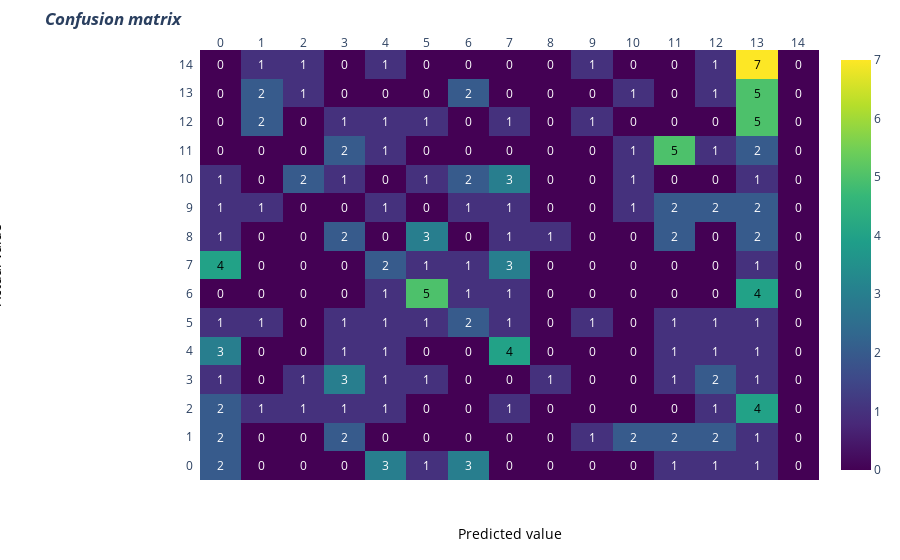

The notebook cell saved with this chart:
### Code cell
import plotly.figure_factory as ff
# invert z idx values

z= cm

# invert z idx values
#z = z[::-1]

x= [0,1,2,3,4,5,6,7,8,9,10,11,12,13,14]
y1=x
#y =x[::-1].copy() # invert idx values of x
#print(y)
#y=x
# change each element of z to type string for annotations
z_text = [[str(y1) for y1 in x] for x in z]

# set up figure
fig = ff.create_annotated_heatmap(z, x=x, y=y1, annotation_text=z_text, colorscale='Viridis')

# add title
fig.update_layout(title_text='<i><b>Confusion matrix</b></i>',
                  #xaxis = dict(title='x'),
                  #yaxis = dict(title='x')
                 )

# add custom xaxis title
fig.add_annotation(dict(font=dict(color="black",size=14),
                        x=0.5,
                        y=-0.15,
                        showarrow=False,
                        text="Predicted value",
                        xref="paper",
                        yref="paper"))

# add custom yaxis title
fig.add_annotation(dict(font=dict(color="black",size=14),
                        x=-0.35,
                        y=0.5,
                        showarrow=False,
                        text="Actual value",
                        textangle=-90,
                        xref="paper",
                        yref="paper"))

# adjust margins to make room for yaxis title
fig.update_layout(margin=dict(t=50, l=200))

# add colorbar
fig['data'][0]['showscale'] = True
fig.show()

### Figure 1 — Plotly figure (JSON) as saved in the notebook; plotly's stock layout.template omitted (floating-point values rounded to 4 significant figures; data arrays with more than 128 entries replaced by an {"elided": "..."} marker saying what was removed)
{"data": [{"colorscale": [[0, "#440154"], [0.1111, "#482878"], [0.2222, "#3e4989"], [0.3333, "#31688e"], [0.4444, "#26828e"], [0.5556, "#1f9e89"], [0.6667, "#35b779"], [0.7778, "#6ece58"], [0.8889, "#b5de2b"], [1, "#fde725"]], "reversescale": false, "showscale": true, "type": "heatmap", "x": [0, 1, 2, 3, 4, 5, 6, 7, 8, 9, 10, 11, 12, 13, 14], "y": [0, 1, 2, 3, 4, 5, 6, 7, 8, 9, 10, 11, 12, 13, 14], "z": {"elided": "15x15 int values"}}], "layout": {"annotations": [{"font": {"color": "#FFFFFF"}, "showarrow": false, "text": "2", "x": 0, "xref": "x", "y": 0, "yref": "y"}, {"font": {"color": "#FFFFFF"}, "showarrow": false, "text": "0", "x": 1, "xref": "x", "y": 0, "yref": "y"}, {"font": {"color": "#FFFFFF"}, "showarrow": false, "text": "0", "x": 2, "xref": "x", "y": 0, "yref": "y"}, {"font": {"color": "#FFFFFF"}, "showarrow": false, "text": "0", "x": 3, "xref": "x", "y": 0, "yref": "y"}, {"font": {"color": "#FFFFFF"}, "showarrow": false, "text": "3", "x": 4, "xref": "x", "y": 0, "yref": "y"}, {"font": {"color": "#FFFFFF"}, "showarrow": false, "text": "1", "x": 5, "xref": "x", "y": 0, "yref": "y"}, {"font": {"color": "#FFFFFF"}, "showarrow": false, "text": "3", "x": 6, "xref": "x", "y": 0, "yref": "y"}, {"font": {"color": "#FFFFFF"}, "showarrow": false, "text": "0", "x": 7, "xref": "x", "y": 0, "yref": "y"}, {"font": {"color": "#FFFFFF"}, "showarrow": false, "text": "0", "x": 8, "xref": "x", "y": 0, "yref": "y"}, {"font": {"color": "#FFFFFF"}, "showarrow": false, "text": "0", "x": 9, "xref": "x", "y": 0, "yref": "y"}, {"font": {"color": "#FFFFFF"}, "showarrow": false, "text": "0", "x": 10, "xref": "x", "y": 0, "yref": "y"}, {"font": {"color": "#FFFFFF"}, "showarrow": false, "text": "1", "x": 11, "xref": "x", "y": 0, "yref": "y"}, {"font": {"color": "#FFFFFF"}, "showarrow": false, "text": "1", "x": 12, "xref": "x", "y": 0, "yref": "y"}, {"font": {"color": "#FFFFFF"}, "showarrow": false, "text": "1", "x": 13, "xref": "x", "y": 0, "yref": "y"}, {"font": {"color": "#FFFFFF"}, "showarrow": false, "text": "0", "x": 14, "xref": "x", "y": 0, "yref": "y"}, {"font": {"color": "#FFFFFF"}, "showarrow": false, "text": "2", "x": 0, "xref": "x", "y": 1, "yref": "y"}, {"font": {"color": "#FFFFFF"}, "showarrow": false, "text": "0", "x": 1, "xref": "x", "y": 1, "yref": "y"}, {"font": {"color": "#FFFFFF"}, "showarrow": false, "text": "0", "x": 2, "xref": "x", "y": 1, "yref": "y"}, {"font": {"color": "#FFFFFF"}, "showarrow": false, "text": "2", "x": 3, "xref": "x", "y": 1, "yref": "y"}, {"font": {"color": "#FFFFFF"}, "showarrow": false, "text": "0", "x": 4, "xref": "x", "y": 1, "yref": "y"}, {"font": {"color": "#FFFFFF"}, "showarrow": false, "text": "0", "x": 5, "xref": "x", "y": 1, "yref": "y"}, {"font": {"color": "#FFFFFF"}, "showarrow": false, "text": "0", "x": 6, "xref": "x", "y": 1, "yref": "y"}, {"font": {"color": "#FFFFFF"}, "showarrow": false, "text": "0", "x": 7, "xref": "x", "y": 1, "yref": "y"}, {"font": {"color": "#FFFFFF"}, "showarrow": false, "text": "0", "x": 8, "xref": "x", "y": 1, "yref": "y"}, {"font": {"color": "#FFFFFF"}, "showarrow": false, "text": "1", "x": 9, "xref": "x", "y": 1, "yref": "y"}, {"font": {"color": "#FFFFFF"}, "showarrow": false, "text": "2", "x": 10, "xref": "x", "y": 1, "yref": "y"}, {"font": {"color": "#FFFFFF"}, "showarrow": false, "text": "2", "x": 11, "xref": "x", "y": 1, "yref": "y"}, {"font": {"color": "#FFFFFF"}, "showarrow": false, "text": "2", "x": 12, "xref": "x", "y": 1, "yref": "y"}, {"font": {"color": "#FFFFFF"}, "showarrow": false, "text": "1", "x": 13, "xref": "x", "y": 1, "yref": "y"}, {"font": {"color": "#FFFFFF"}, "showarrow": false, "text": "0", "x": 14, "xref": "x", "y": 1, "yref": "y"}, {"font": {"color": "#FFFFFF"}, "showarrow": false, "text": "2", "x": 0, "xref": "x", "y": 2, "yref": "y"}, {"font": {"color": "#FFFFFF"}, "showarrow": false, "text": "1", "x": 1, "xref": "x", "y": 2, "yref": "y"}, {"font": {"color": "#FFFFFF"}, "showarrow": false, "text": "1", "x": 2, "xref": "x", "y": 2, "yref": "y"}, {"font": {"color": "#FFFFFF"}, "showarrow": false, "text": "1", "x": 3, "xref": "x", "y": 2, "yref": "y"}, {"font": {"color": "#FFFFFF"}, "showarrow": false, "text": "1", "x": 4, "xref": "x", "y": 2, "yref": "y"}, {"font": {"color": "#FFFFFF"}, "showarrow": false, "text": "0", "x": 5, "xref": "x", "y": 2, "yref": "y"}, {"font": {"color": "#FFFFFF"}, "showarrow": false, "text": "0", "x": 6, "xref": "x", "y": 2, "yref": "y"}, {"font": {"color": "#FFFFFF"}, "showarrow": false, "text": "1", "x": 7, "xref": "x", "y": 2, "yref": "y"}, {"font": {"color": "#FFFFFF"}, "showarrow": false, "text": "0", "x": 8, "xref": "x", "y": 2, "yref": "y"}, {"font": {"color": "#FFFFFF"}, "showarrow": false, "text": "0", "x": 9, "xref": "x", "y": 2, "yref": "y"}, {"font": {"color": "#FFFFFF"}, "showarrow": false, "text": "0", "x": 10, "xref": "x", "y": 2, "yref": "y"}, {"font": {"color": "#FFFFFF"}, "showarrow": false, "text": "0", "x": 11, "xref": "x", "y": 2, "yref": "y"}, {"font": {"color": "#FFFFFF"}, "showarrow": false, "text": "1", "x": 12, "xref": "x", "y": 2, "yref": "y"}, {"font": {"color": "#000000"}, "showarrow": false, "text": "4", "x": 13, "xref": "x", "y": 2, "yref": "y"}, {"font": {"color": "#FFFFFF"}, "showarrow": false, "text": "0", "x": 14, "xref": "x", "y": 2, "yref": "y"}, {"font": {"color": "#FFFFFF"}, "showarrow": false, "text": "1", "x": 0, "xref": "x", "y": 3, "yref": "y"}, {"font": {"color": "#FFFFFF"}, "showarrow": false, "text": "0", "x": 1, "xref": "x", "y": 3, "yref": "y"}, {"font": {"color": "#FFFFFF"}, "showarrow": false, "text": "1", "x": 2, "xref": "x", "y": 3, "yref": "y"}, {"font": {"color": "#FFFFFF"}, "showarrow": false, "text": "3", "x": 3, "xref": "x", "y": 3, "yref": "y"}, {"font": {"color": "#FFFFFF"}, "showarrow": false, "text": "1", "x": 4, "xref": "x", "y": 3, "yref": "y"}, {"font": {"color": "#FFFFFF"}, "showarrow": false, "text": "1", "x": 5, "xref": "x", "y": 3, "yref": "y"}, {"font": {"color": "#FFFFFF"}, "showarrow": false, "text": "0", "x": 6, "xref": "x", "y": 3, "yref": "y"}, {"font": {"color": "#FFFFFF"}, "showarrow": false, "text": "0", "x": 7, "xref": "x", "y": 3, "yref": "y"}, {"font": {"color": "#FFFFFF"}, "showarrow": false, "text": "1", "x": 8, "xref": "x", "y": 3, "yref": "y"}, {"font": {"color": "#FFFFFF"}, "showarrow": false, "text": "0", "x": 9, "xref": "x", "y": 3, "yref": "y"}, {"font": {"color": "#FFFFFF"}, "showarrow": false, "text": "0", "x": 10, "xref": "x", "y": 3, "yref": "y"}, {"font": {"color": "#FFFFFF"}, "showarrow": false, "text": "1", "x": 11, "xref": "x", "y": 3, "yref": "y"}, {"font": {"color": "#FFFFFF"}, "showarrow": false, "text": "2", "x": 12, "xref": "x", "y": 3, "yref": "y"}, {"font": {"color": "#FFFFFF"}, "showarrow": false, "text": "1", "x": 13, "xref": "x", "y": 3, "yref": "y"}, {"font": {"color": "#FFFFFF"}, "showarrow": false, "text": "0", "x": 14, "xref": "x", "y": 3, "yref": "y"}, {"font": {"color": "#FFFFFF"}, "showarrow": false, "text": "3", "x": 0, "xref": "x", "y": 4, "yref": "y"}, {"font": {"color": "#FFFFFF"}, "showarrow": false, "text": "0", "x": 1, "xref": "x", "y": 4, "yref": "y"}, {"font": {"color": "#FFFFFF"}, "showarrow": false, "text": "0", "x": 2, "xref": "x", "y": 4, "yref": "y"}, {"font": {"color": "#FFFFFF"}, "showarrow": false, "text": "1", "x": 3, "xref": "x", "y": 4, "yref": "y"}, {"font": {"color": "#FFFFFF"}, "showarrow": false, "text": "1", "x": 4, "xref": "x", "y": 4, "yref": "y"}, {"font": {"color": "#FFFFFF"}, "showarrow": false, "text": "0", "x": 5, "xref": "x", "y": 4, "yref": "y"}, {"font": {"color": "#FFFFFF"}, "showarrow": false, "text": "0", "x": 6, "xref": "x", "y": 4, "yref": "y"}, {"font": {"color": "#000000"}, "showarrow": false, "text": "4", "x": 7, "xref": "x", "y": 4, "yref": "y"}, {"font": {"color": "#FFFFFF"}, "showarrow": false, "text": "0", "x": 8, "xref": "x", "y": 4, "yref": "y"}, {"font": {"color": "#FFFFFF"}, "showarrow": false, "text": "0", "x": 9, "xref": "x", "y": 4, "yref": "y"}, {"font": {"color": "#FFFFFF"}, "showarrow": false, "text": "0", "x": 10, "xref": "x", "y": 4, "yref": "y"}, {"font": {"color": "#FFFFFF"}, "showarrow": false, "text": "1", "x": 11, "xref": "x", "y": 4, "yref": "y"}, {"font": {"color": "#FFFFFF"}, "showarrow": false, "text": "1", "x": 12, "xref": "x", "y": 4, "yref": "y"}, {"font": {"color": "#FFFFFF"}, "showarrow": false, "text": "1", "x": 13, "xref": "x", "y": 4, "yref": "y"}, {"font": {"color": "#FFFFFF"}, "showarrow": false, "text": "0", "x": 14, "xref": "x", "y": 4, "yref": "y"}, {"font": {"color": "#FFFFFF"}, "showarrow": false, "text": "1", "x": 0, "xref": "x", "y": 5, "yref": "y"}, {"font": {"color": "#FFFFFF"}, "showarrow": false, "text": "1", "x": 1, "xref": "x", "y": 5, "yref": "y"}, {"font": {"color": "#FFFFFF"}, "showarrow": false, "text": "0", "x": 2, "xref": "x", "y": 5, "yref": "y"}, {"font": {"color": "#FFFFFF"}, "showarrow": false, "text": "1", "x": 3, "xref": "x", "y": 5, "yref": "y"}, {"font": {"color": "#FFFFFF"}, "showarrow": false, "text": "1", "x": 4, "xref": "x", "y": 5, "yref": "y"}, {"font": {"color": "#FFFFFF"}, "showarrow": false, "text": "1", "x": 5, "xref": "x", "y": 5, "yref": "y"}, {"font": {"color": "#FFFFFF"}, "showarrow": false, "text": "2", "x": 6, "xref": "x", "y": 5, "yref": "y"}, {"font": {"color": "#FFFFFF"}, "showarrow": false, "text": "1", "x": 7, "xref": "x", "y": 5, "yref": "y"}, {"font": {"color": "#FFFFFF"}, "showarrow": false, "text": "0", "x": 8, "xref": "x", "y": 5, "yref": "y"}, {"font": {"color": "#FFFFFF"}, "showarrow": false, "text": "1", "x": 9, "xref": "x", "y": 5, "yref": "y"}, {"font": {"color": "#FFFFFF"}, "showarrow": false, "text": "0", "x": 10, "xref": "x", "y": 5, "yref": "y"}, {"font": {"color": "#FFFFFF"}, "showarrow": false, "text": "1", "x": 11, "xref": "x", "y": 5, "yref": "y"}, {"font": {"color": "#FFFFFF"}, "showarrow": false, "text": "1", "x": 12, "xref": "x", "y": 5, "yref": "y"}, {"font": {"color": "#FFFFFF"}, "showarrow": false, "text": "1", "x": 13, "xref": "x", "y": 5, "yref": "y"}, {"font": {"color": "#FFFFFF"}, "showarrow": false, "text": "0", "x": 14, "xref": "x", "y": 5, "yref": "y"}, {"font": {"color": "#FFFFFF"}, "showarrow": false, "text": "0", "x": 0, "xref": "x", "y": 6, "yref": "y"}, {"font": {"color": "#FFFFFF"}, "showarrow": false, "text": "0", "x": 1, "xref": "x", "y": 6, "yref": "y"}, {"font": {"color": "#FFFFFF"}, "showarrow": false, "text": "0", "x": 2, "xref": "x", "y": 6, "yref": "y"}, {"font": {"color": "#FFFFFF"}, "showarrow": false, "text": "0", "x": 3, "xref": "x", "y": 6, "yref": "y"}, {"font": {"color": "#FFFFFF"}, "showarrow": false, "text": "1", "x": 4, "xref": "x", "y": 6, "yref": "y"}, {"font": {"color": "#000000"}, "showarrow": false, "text": "5", "x": 5, "xref": "x", "y": 6, "yref": "y"}, {"font": {"color": "#FFFFFF"}, "showarrow": false, "text": "1", "x": 6, "xref": "x", "y": 6, "yref": "y"}, {"font": {"color": "#FFFFFF"}, "showarrow": false, "text": "1", "x": 7, "xref": "x", "y": 6, "yref": "y"}, {"font": {"color": "#FFFFFF"}, "showarrow": false, "text": "0", "x": 8, "xref": "x", "y": 6, "yref": "y"}, {"font": {"color": "#FFFFFF"}, "showarrow": false, "text": "0", "x": 9, "xref": "x", "y": 6, "yref": "y"}, {"font": {"color": "#FFFFFF"}, "showarrow": false, "text": "0", "x": 10, "xref": "x", "y": 6, "yref": "y"}, {"font": {"color": "#FFFFFF"}, "showarrow": false, "text": "0", "x": 11, "xref": "x", "y": 6, "yref": "y"}, {"font": {"color": "#FFFFFF"}, "showarrow": false, "text": "0", "x": 12, "xref": "x", "y": 6, "yref": "y"}, {"font": {"color": "#000000"}, "showarrow": false, "text": "4", "x": 13, "xref": "x", "y": 6, "yref": "y"}, {"font": {"color": "#FFFFFF"}, "showarrow": false, "text": "0", "x": 14, "xref": "x", "y": 6, "yref": "y"}, {"font": {"color": "#000000"}, "showarrow": false, "text": "4", "x": 0, "xref": "x", "y": 7, "yref": "y"}, {"font": {"color": "#FFFFFF"}, "showarrow": false, "text": "0", "x": 1, "xref": "x", "y": 7, "yref": "y"}, {"font": {"color": "#FFFFFF"}, "showarrow": false, "text": "0", "x": 2, "xref": "x", "y": 7, "yref": "y"}, {"font": {"color": "#FFFFFF"}, "showarrow": false, "text": "0", "x": 3, "xref": "x", "y": 7, "yref": "y"}, {"font": {"color": "#FFFFFF"}, "showarrow": false, "text": "2", "x": 4, "xref": "x", "y": 7, "yref": "y"}, {"font": {"color": "#FFFFFF"}, "showarrow": false, "text": "1", "x": 5, "xref": "x", "y": 7, "yref": "y"}, {"font": {"color": "#FFFFFF"}, "showarrow": false, "text": "1", "x": 6, "xref": "x", "y": 7, "yref": "y"}, {"font": {"color": "#FFFFFF"}, "showarrow": false, "text": "3", "x": 7, "xref": "x", "y": 7, "yref": "y"}, {"font": {"color": "#FFFFFF"}, "showarrow": false, "text": "0", "x": 8, "xref": "x", "y": 7, "yref": "y"}, {"font": {"color": "#FFFFFF"}, "showarrow": false, "text": "0", "x": 9, "xref": "x", "y": 7, "yref": "y"}, {"font": {"color": "#FFFFFF"}, "showarrow": false, "text": "0", "x": 10, "xref": "x", "y": 7, "yref": "y"}, {"font": {"color": "#FFFFFF"}, "showarrow": false, "text": "0", "x": 11, "xref": "x", "y": 7, "yref": "y"}, {"font": {"color": "#FFFFFF"}, "showarrow": false, "text": "0", "x": 12, "xref": "x", "y": 7, "yref": "y"}, {"font": {"color": "#FFFFFF"}, "showarrow": false, "text": "1", "x": 13, "xref": "x", "y": 7, "yref": "y"}, {"font": {"color": "#FFFFFF"}, "showarrow": false, "text": "0", "x": 14, "xref": "x", "y": 7, "yref": "y"}, {"font": {"color": "#FFFFFF"}, "showarrow": false, "text": "1", "x": 0, "xref": "x", "y": 8, "yref": "y"}, {"font": {"color": "#FFFFFF"}, "showarrow": false, "text": "0", "x": 1, "xref": "x", "y": 8, "yref": "y"}, {"font": {"color": "#FFFFFF"}, "showarrow": false, "text": "0", "x": 2, "xref": "x", "y": 8, "yref": "y"}, {"font": {"color": "#FFFFFF"}, "showarrow": false, "text": "2", "x": 3, "xref": "x", "y": 8, "yref": "y"}, {"font": {"color": "#FFFFFF"}, "showarrow": false, "text": "0", "x": 4, "xref": "x", "y": 8, "yref": "y"}, {"font": {"color": "#FFFFFF"}, "showarrow": false, "text": "3", "x": 5, "xref": "x", "y": 8, "yref": "y"}, {"font": {"color": "#FFFFFF"}, "showarrow": false, "text": "0", "x": 6, "xref": "x", "y": 8, "yref": "y"}, {"font": {"color": "#FFFFFF"}, "showarrow": false, "text": "1", "x": 7, "xref": "x", "y": 8, "yref": "y"}, {"font": {"color": "#FFFFFF"}, "showarrow": false, "text": "1", "x": 8, "xref": "x", "y": 8, "yref": "y"}, {"font": {"color": "#FFFFFF"}, "showarrow": false, "text": "0", "x": 9, "xref": "x", "y": 8, "yref": "y"}, {"font": {"color": "#FFFFFF"}, "showarrow": false, "text": "0", "x": 10, "xref": "x", "y": 8, "yref": "y"}, {"font": {"color": "#FFFFFF"}, "showarrow": false, "text": "2", "x": 11, "xref": "x", "y": 8, "yref": "y"}, {"font": {"color": "#FFFFFF"}, "showarrow": false, "text": "0", "x": 12, "xref": "x", "y": 8, "yref": "y"}, {"font": {"color": "#FFFFFF"}, "showarrow": false, "text": "2", "x": 13, "xref": "x", "y": 8, "yref": "y"}, {"font": {"color": "#FFFFFF"}, "showarrow": false, "text": "0", "x": 14, "xref": "x", "y": 8, "yref": "y"}, {"font": {"color": "#FFFFFF"}, "showarrow": false, "text": "1", "x": 0, "xref": "x", "y": 9, "yref": "y"}, {"font": {"color": "#FFFFFF"}, "showarrow": false, "text": "1", "x": 1, "xref": "x", "y": 9, "yref": "y"}, {"font": {"color": "#FFFFFF"}, "showarrow": false, "text": "0", "x": 2, "xref": "x", "y": 9, "yref": "y"}, {"font": {"color": "#FFFFFF"}, "showarrow": false, "text": "0", "x": 3, "xref": "x", "y": 9, "yref": "y"}, {"font": {"color": "#FFFFFF"}, "showarrow": false, "text": "1", "x": 4, "xref": "x", "y": 9, "yref": "y"}, {"font": {"color": "#FFFFFF"}, "showarrow": false, "text": "0", "x": 5, "xref": "x", "y": 9, "yref": "y"}, {"font": {"color": "#FFFFFF"}, "showarrow": false, "text": "1", "x": 6, "xref": "x", "y": 9, "yref": "y"}, {"font": {"color": "#FFFFFF"}, "showarrow": false, "text": "1", "x": 7, "xref": "x", "y": 9, "yref": "y"}, {"font": {"color": "#FFFFFF"}, "showarrow": false, "text": "0", "x": 8, "xref": "x", "y": 9, "yref": "y"}, {"font": {"color": "#FFFFFF"}, "showarrow": false, "text": "0", "x": 9, "xref": "x", "y": 9, "yref": "y"}, {"font": {"color": "#FFFFFF"}, "showarrow": false, "text": "1", "x": 10, "xref": "x", "y": 9, "yref": "y"}, {"font": {"color": "#FFFFFF"}, "showarrow": false, "text": "2", "x": 11, "xref": "x", "y": 9, "yref": "y"}, {"font": {"color": "#FFFFFF"}, "showarrow": false, "text": "2", "x": 12, "xref": "x", "y": 9, "yref": "y"}, {"font": {"color": "#FFFFFF"}, "showarrow": false, "text": "2", "x": 13, "xref": "x", "y": 9, "yref": "y"}, {"font": {"color": "#FFFFFF"}, "showarrow": false, "text": "0", "x": 14, "xref": "x", "y": 9, "yref": "y"}, {"font": {"color": "#FFFFFF"}, "showarrow": false, "text": "1", "x": 0, "xref": "x", "y": 10, "yref": "y"}, {"font": {"color": "#FFFFFF"}, "showarrow": false, "text": "0", "x": 1, "xref": "x", "y": 10, "yref": "y"}, {"font": {"color": "#FFFFFF"}, "showarrow": false, "text": "2", "x": 2, "xref": "x", "y": 10, "yref": "y"}, {"font": {"color": "#FFFFFF"}, "showarrow": false, "text": "1", "x": 3, "xref": "x", "y": 10, "yref": "y"}, {"font": {"color": "#FFFFFF"}, "showarrow": false, "text": "0", "x": 4, "xref": "x", "y": 10, "yref": "y"}, {"font": {"color": "#FFFFFF"}, "showarrow": false, "text": "1", "x": 5, "xref": "x", "y": 10, "yref": "y"}, {"font": {"color": "#FFFFFF"}, "showarrow": false, "text": "2", "x": 6, "xref": "x", "y": 10, "yref": "y"}, {"font": {"color": "#FFFFFF"}, "showarrow": false, "text": "3", "x": 7, "xref": "x", "y": 10, "yref": "y"}, {"font": {"color": "#FFFFFF"}, "showarrow": false, "text": "0", "x": 8, "xref": "x", "y": 10, "yref": "y"}, {"font": {"color": "#FFFFFF"}, "showarrow": false, "text": "0", "x": 9, "xref": "x", "y": 10, "yref": "y"}, {"font": {"color": "#FFFFFF"}, "showarrow": false, "text": "1", "x": 10, "xref": "x", "y": 10, "yref": "y"}, {"font": {"color": "#FFFFFF"}, "showarrow": false, "text": "0", "x": 11, "xref": "x", "y": 10, "yref": "y"}, {"font": {"color": "#FFFFFF"}, "showarrow": false, "text": "0", "x": 12, "xref": "x", "y": 10, "yref": "y"}, {"font": {"color": "#FFFFFF"}, "showarrow": false, "text": "1", "x": 13, "xref": "x", "y": 10, "yref": "y"}, {"font": {"color": "#FFFFFF"}, "showarrow": false, "text": "0", "x": 14, "xref": "x", "y": 10, "yref": "y"}, {"font": {"color": "#FFFFFF"}, "showarrow": false, "text": "0", "x": 0, "xref": "x", "y": 11, "yref": "y"}, {"font": {"color": "#FFFFFF"}, "showarrow": false, "text": "0", "x": 1, "xref": "x", "y": 11, "yref": "y"}, {"font": {"color": "#FFFFFF"}, "showarrow": false, "text": "0", "x": 2, "xref": "x", "y": 11, "yref": "y"}, {"font": {"color": "#FFFFFF"}, "showarrow": false, "text": "2", "x": 3, "xref": "x", "y": 11, "yref": "y"}, {"font": {"color": "#FFFFFF"}, "showarrow": false, "text": "1", "x": 4, "xref": "x", "y": 11, "yref": "y"}, {"font": {"color": "#FFFFFF"}, "showarrow": false, "text": "0", "x": 5, "xref": "x", "y": 11, "yref": "y"}, {"font": {"color": "#FFFFFF"}, "showarrow": false, "text": "0", "x": 6, "xref": "x", "y": 11, "yref": "y"}, {"font": {"color": "#FFFFFF"}, "showarrow": false, "text": "0", "x": 7, "xref": "x", "y": 11, "yref": "y"}, {"font": {"color": "#FFFFFF"}, "showarrow": false, "text": "0", "x": 8, "xref": "x", "y": 11, "yref": "y"}, {"font": {"color": "#FFFFFF"}, "showarrow": false, "text": "0", "x": 9, "xref": "x", "y": 11, "yref": "y"}, {"font": {"color": "#FFFFFF"}, "showarrow": false, "text": "1", "x": 10, "xref": "x", "y": 11, "yref": "y"}, {"font": {"color": "#000000"}, "showarrow": false, "text": "5", "x": 11, "xref": "x", "y": 11, "yref": "y"}, {"font": {"color": "#FFFFFF"}, "showarrow": false, "text": "1", "x": 12, "xref": "x", "y": 11, "yref": "y"}, {"font": {"color": "#FFFFFF"}, "showarrow": false, "text": "2", "x": 13, "xref": "x", "y": 11, "yref": "y"}, {"font": {"color": "#FFFFFF"}, "showarrow": false, "text": "0", "x": 14, "xref": "x", "y": 11, "yref": "y"}, {"font": {"color": "#FFFFFF"}, "showarrow": false, "text": "0", "x": 0, "xref": "x", "y": 12, "yref": "y"}, {"font": {"color": "#FFFFFF"}, "showarrow": false, "text": "2", "x": 1, "xref": "x", "y": 12, "yref": "y"}, {"font": {"color": "#FFFFFF"}, "showarrow": false, "text": "0", "x": 2, "xref": "x", "y": 12, "yref": "y"}, {"font": {"color": "#FFFFFF"}, "showarrow": false, "text": "1", "x": 3, "xref": "x", "y": 12, "yref": "y"}, {"font": {"color": "#FFFFFF"}, "showarrow": false, "text": "1", "x": 4, "xref": "x", "y": 12, "yref": "y"}, {"font": {"color": "#FFFFFF"}, "showarrow": false, "text": "1", "x": 5, "xref": "x", "y": 12, "yref": "y"}, {"font": {"color": "#FFFFFF"}, "showarrow": false, "text": "0", "x": 6, "xref": "x", "y": 12, "yref": "y"}, {"font": {"color": "#FFFFFF"}, "showarrow": false, "text": "1", "x": 7, "xref": "x", "y": 12, "yref": "y"}, {"font": {"color": "#FFFFFF"}, "showarrow": false, "text": "0", "x": 8, "xref": "x", "y": 12, "yref": "y"}, {"font": {"color": "#FFFFFF"}, "showarrow": false, "text": "1", "x": 9, "xref": "x", "y": 12, "yref": "y"}, {"font": {"color": "#FFFFFF"}, "showarrow": false, "text": "0", "x": 10, "xref": "x", "y": 12, "yref": "y"}, {"font": {"color": "#FFFFFF"}, "showarrow": false, "text": "0", "x": 11, "xref": "x", "y": 12, "yref": "y"}, {"font": {"color": "#FFFFFF"}, "showarrow": false, "text": "0", "x": 12, "xref": "x", "y": 12, "yref": "y"}, {"font": {"color": "#000000"}, "showarrow": false, "text": "5", "x": 13, "xref": "x", "y": 12, "yref": "y"}, {"font": {"color": "#FFFFFF"}, "showarrow": false, "text": "0", "x": 14, "xref": "x", "y": 12, "yref": "y"}, {"font": {"color": "#FFFFFF"}, "showarrow": false, "text": "0", "x": 0, "xref": "x", "y": 13, "yref": "y"}, {"font": {"color": "#FFFFFF"}, "showarrow": false, "text": "2", "x": 1, "xref": "x", "y": 13, "yref": "y"}, {"font": {"color": "#FFFFFF"}, "showarrow": false, "text": "1", "x": 2, "xref": "x", "y": 13, "yref": "y"}, {"font": {"color": "#FFFFFF"}, "showarrow": false, "text": "0", "x": 3, "xref": "x", "y": 13, "yref": "y"}, {"font": {"color": "#FFFFFF"}, "showarrow": false, "text": "0", "x": 4, "xref": "x", "y": 13, "yref": "y"}, {"font": {"color": "#FFFFFF"}, "showarrow": false, "text": "0", "x": 5, "xref": "x", "y": 13, "yref": "y"}, {"font": {"color": "#FFFFFF"}, "showarrow": false, "text": "2", "x": 6, "xref": "x", "y": 13, "yref": "y"}, {"font": {"color": "#FFFFFF"}, "showarrow": false, "text": "0", "x": 7, "xref": "x", "y": 13, "yref": "y"}, {"font": {"color": "#FFFFFF"}, "showarrow": false, "text": "0", "x": 8, "xref": "x", "y": 13, "yref": "y"}, {"font": {"color": "#FFFFFF"}, "showarrow": false, "text": "0", "x": 9, "xref": "x", "y": 13, "yref": "y"}, {"font": {"color": "#FFFFFF"}, "showarrow": false, "text": "1", "x": 10, "xref": "x", "y": 13, "yref": "y"}, {"font": {"color": "#FFFFFF"}, "showarrow": false, "text": "0", "x": 11, "xref": "x", "y": 13, "yref": "y"}, {"font": {"color": "#FFFFFF"}, "showarrow": false, "text": "1", "x": 12, "xref": "x", "y": 13, "yref": "y"}, {"font": {"color": "#000000"}, "showarrow": false, "text": "5", "x": 13, "xref": "x", "y": 13, "yref": "y"}, {"font": {"color": "#FFFFFF"}, "showarrow": false, "text": "0", "x": 14, "xref": "x", "y": 13, "yref": "y"}, {"font": {"color": "#FFFFFF"}, "showarrow": false, "text": "0", "x": 0, "xref": "x", "y": 14, "yref": "y"}, {"font": {"color": "#FFFFFF"}, "showarrow": false, "text": "1", "x": 1, "xref": "x", "y": 14, "yref": "y"}, {"font": {"color": "#FFFFFF"}, "showarrow": false, "text": "1", "x": 2, "xref": "x", "y": 14, "yref": "y"}, {"font": {"color": "#FFFFFF"}, "showarrow": false, "text": "0", "x": 3, "xref": "x", "y": 14, "yref": "y"}, {"font": {"color": "#FFFFFF"}, "showarrow": false, "text": "1", "x": 4, "xref": "x", "y": 14, "yref": "y"}, {"font": {"color": "#FFFFFF"}, "showarrow": false, "text": "0", "x": 5, "xref": "x", "y": 14, "yref": "y"}, {"font": {"color": "#FFFFFF"}, "showarrow": false, "text": "0", "x": 6, "xref": "x", "y": 14, "yref": "y"}, {"font": {"color": "#FFFFFF"}, "showarrow": false, "text": "0", "x": 7, "xref": "x", "y": 14, "yref": "y"}, {"font": {"color": "#FFFFFF"}, "showarrow": false, "text": "0", "x": 8, "xref": "x", "y": 14, "yref": "y"}, {"font": {"color": "#FFFFFF"}, "showarrow": false, "text": "1", "x": 9, "xref": "x", "y": 14, "yref": "y"}, {"font": {"color": "#FFFFFF"}, "showarrow": false, "text": "0", "x": 10, "xref": "x", "y": 14, "yref": "y"}, {"font": {"color": "#FFFFFF"}, "showarrow": false, "text": "0", "x": 11, "xref": "x", "y": 14, "yref": "y"}, {"font": {"color": "#FFFFFF"}, "showarrow": false, "text": "1", "x": 12, "xref": "x", "y": 14, "yref": "y"}, {"font": {"color": "#000000"}, "showarrow": false, "text": "7", "x": 13, "xref": "x", "y": 14, "yref": "y"}, {"font": {"color": "#FFFFFF"}, "showarrow": false, "text": "0", "x": 14, "xref": "x", "y": 14, "yref": "y"}, {"font": {"color": "black", "size": 14}, "showarrow": false, "text": "Predicted value", "x": 0.5, "xref": "paper", "y": -0.15, "yref": "paper"}, {"font": {"color": "black", "size": 14}, "showarrow": false, "text": "Actual value", "textangle": -90, "x": -0.35, "xref": "paper", "y": 0.5, "yref": "paper"}], "autosize": true, "margin": {"l": 200, "t": 50}, "title": {"text": "<i><b>Confusion matrix</b></i>"}, "xaxis": {"autorange": true, "dtick": 1, "gridcolor": "rgb(0, 0, 0)", "range": [-0.5, 14.5], "side": "top", "ticks": "", "type": "linear"}, "yaxis": {"autorange": true, "dtick": 1, "range": [-0.5943, 14.59], "ticks": "", "ticksuffix": "  ", "type": "linear"}}}
